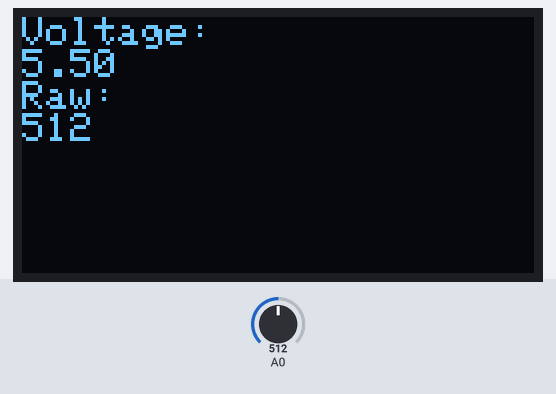
Recording of a sketch running on a simulated ESP8266 (NodeMCU). Parts: 128×64 one-colour display. The inputs (shaded band) are chosen by the test bench; at power-on: A0 = 512. What the sketch prints to the serial monitor is not drawn.

Above: at 1.2 s.
1.3 s: A0 set to 716
At 2.5 s:
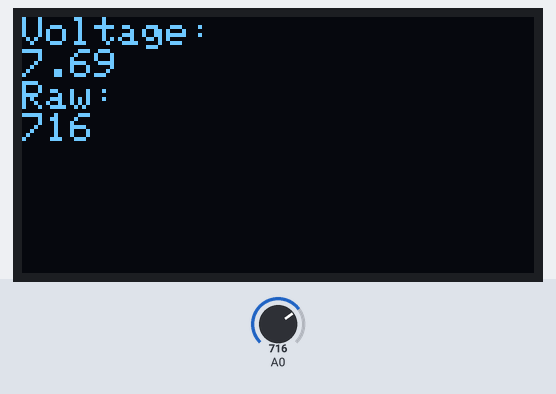
3.4 s: A0 set to 900
At 5.5 s:
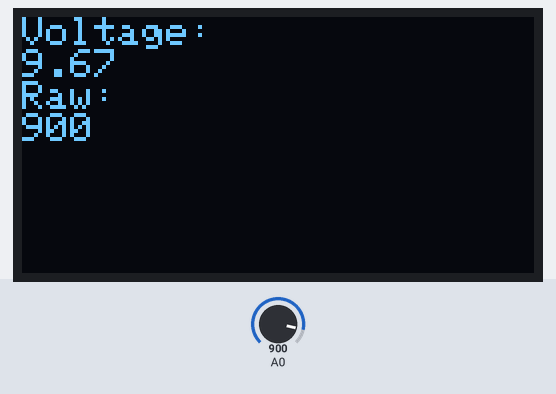
6.1 s: A0 set to 1023
At 7.6 s:
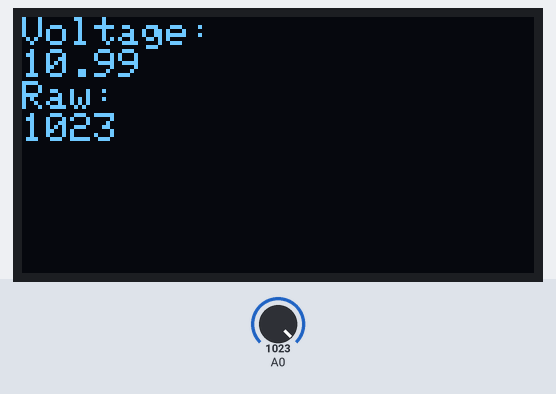
Timing chart, 0 to 9.1 s (numbered marks = the images above; inputs shaded):
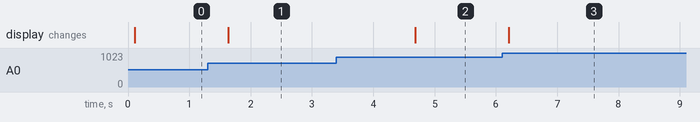

The sketch:

WiFiRemote.ino
```cpp
#include <SPI.h>
#include <Wire.h>
#include <Adafruit_GFX.h>
#include <Adafruit_SSD1306.h>
#include <ESP8266WiFi.h>

const int sclPin = D1;
const int sdaPin = D2;

#define OLED_RESET LED_BUILTIN  //4
Adafruit_SSD1306 display(OLED_RESET);

#if (SSD1306_LCDHEIGHT != 64)
#error("Height incorrect, please fix Adafruit_SSD1306.h!");
#endif
int red = 0;
unsigned int raw;

void setup() {
  pinMode(A0, INPUT);
  Serial.begin(115200);
  Wire.begin(sdaPin, sclPin);
  display.begin(SSD1306_SWITCHCAPVCC, 0x3C);

  // Clear the buffer.
  display.clearDisplay();
  display.display();

  display.setTextSize(1);
  display.setTextColor(WHITE);
  display.setCursor(0,0);
  display.println("Hello from:");
  display.println("http://arduino-er.blogspot.com/");
  display.display();

  Serial.swap();

}

void loop() {

  // put your main code here, to run repeatedly:
  raw = analogRead(A0);
  display.clearDisplay();
  display.setCursor(0,0);
  display.println("Voltage:");
  display.println(((float)raw * 11.0) / 1024);
  display.println("Raw:");
  display.println(raw);
  display.display();
  Serial.print("R");
  Serial.println(red);
  red++;
  delay(1500);
}
```

Measured:
- after the input at 1.3 s, the display: changes after 0.33 s (image 1)
- after the input at 3.4 s, the display: changes after 1.3 s (image 2)
- after the input at 6.1 s, the display: changes after 0.11 s (image 3)
